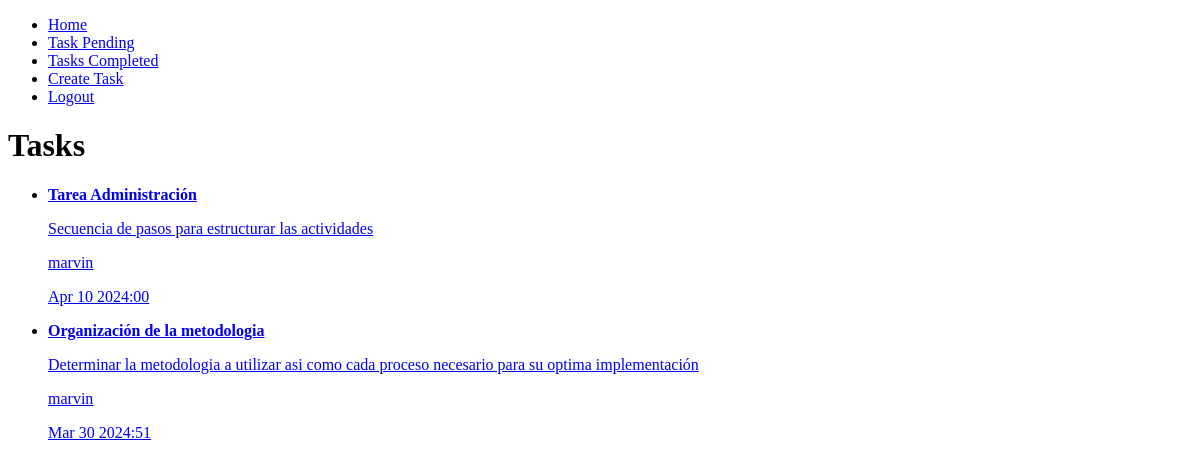
Page /tasks_completed/ (signed in) on the earlier database version.
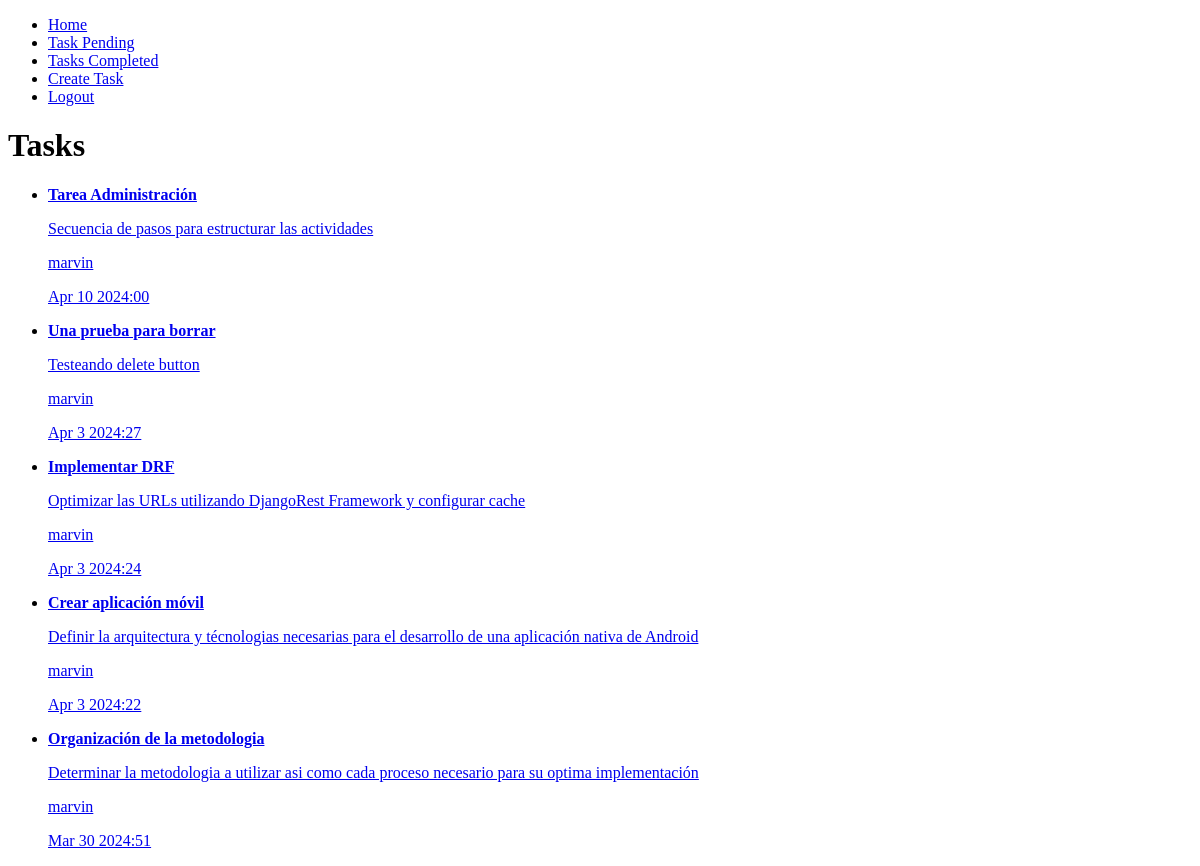
Same page on the later database version.
### tasks/models.py (models this page shows, shortened)
class Task(models.Model):
    title = models.CharField(max_length=100)
    description = models.TextField(blank=True)
    created = models.DateTimeField(auto_now_add=True)
    date_completed = models.DateTimeField(null=True, blank=True)
    important = models.BooleanField(default=False)
    user = models.ForeignKey(User, on_delete=models.CASCADE)

### tasks/views.py (the view)
# urls.py: path('tasks_completed/', views.tasks_completed, name='tasks_completed'),
@login_required
def tasks_completed(request):
    tasks = Task.objects.filter(user=request.user, date_completed__isnull=False).order_by('-date_completed')
    return render(request, 'tasks.html', {'tasks': tasks})

### tasks/templates/tasks.html
{% extends 'base.html' %}
{% block content %}
<h1>Tasks</h1>
<ul>
    {% for task in tasks %}
        <li>
            <a href="{% url 'task_detail' task.id %}">
                {% if task.important %}
                    <p><strong>{{ task.title }}</strong></p>
                {% else %}
                    <p>{{ task.title }}<p>
                {% endif %}
                <p>{{ task.description }}</p>
                <p>{{ task.user.username }}</p>
                <p>{{ task.date_completed|date:'M j Y:i' }}</p>
            </a>
        </li>
    {% endfor %}
</ul>
{% endblock %}

### tasks/templates/base.html (shortened to what this page needs)
<!DOCTYPE html>
<html lang="en">
<head>
</head>
<body>
    <nav>
        <ul>
            <li>
                <a href="/">Home</a>
            </li>
            {% if user.is_authenticated %}
                <li>
                    <a href="{% url 'tasks' %}">Task Pending</a>
                </li>
                <li>
                    <a href="{% url 'tasks_completed' %}">Tasks Completed</a>
                <li>
                    <a href="/tasks/create">Create Task</a>
                </li>
                <li>
                    <a href="/logout">Logout</a>
                </li>
            {% endif %}
        </ul>
    </nav>
    {% block content %}
    {% endblock %}
</body>
</html>

Differences in the rows shown:
added Task: title "Una prueba para borrar", description "Testeando delete button", user.username "marvin", date_completed "Apr 3 2024:27"
added Task: title "Implementar DRF", description "Optimizar las URLs utilizando DjangoRest Framework y configurar cache", user.username "marvin", date_completed "Apr 3 2024:24"
now on this page (row edited): Task: title "Crear aplicación móvil", description "Definir la arquitectura y técnologias necesarias para el desarrollo de una aplicación nativa de Android", user.username "marvin", date_completed "Apr 3 2024:22"
